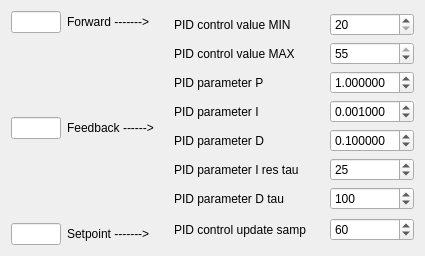
   <widget class="QWidget" name="layoutWidget">
    <property name="geometry">
     <rect>
      <x>850</x>
      <y>370</y>
      <width>425</width>
      <height>256</height>
     </rect>
    </property>
    <layout class="QHBoxLayout" name="horizontalLayout_58">
     <item>
      <layout class="QVBoxLayout" name="verticalLayout_10">
       <item>
        <layout class="QHBoxLayout" name="horizontalLayout_55">
         <item>
          <widget class="QLineEdit" name="lineEdit_forward_2">
           <property name="maximumSize">
            <size>
             <width>50</width>
             <height>16777215</height>
            </size>
           </property>
          </widget>
         </item>
         <item>
          <widget class="QLabel" name="label_70">
           <property name="text">
            <string>Forward -------&gt;</string>
           </property>
          </widget>
         </item>
        </layout>
       </item>
       <item>
        <spacer name="verticalSpacer_2">
         <property name="orientation">
          <enum>Qt::Vertical</enum>
         </property>
         <property name="sizeHint" stdset="0">
          <size>
           <width>20</width>
           <height>40</height>
          </size>
         </property>
        </spacer>
       </item>
       <item>
        <layout class="QHBoxLayout" name="horizontalLayout_56">
         <item>
          <widget class="QLineEdit" name="lineEdit_feedback">
           <property name="maximumSize">
            <size>
             <width>50</width>
             <height>16777215</height>
            </size>
           </property>
          </widget>
         </item>
         <item>
          <widget class="QLabel" name="label_69">
           <property name="text">
            <string>Feedback ------&gt;</string>
           </property>
          </widget>
         </item>
        </layout>
       </item>
       <item>
        <spacer name="verticalSpacer">
         <property name="orientation">
          <enum>Qt::Vertical</enum>
         </property>
         <property name="sizeHint" stdset="0">
          <size>
           <width>20</width>
           <height>40</height>
          </size>
         </property>
        </spacer>
       </item>
       <item>
        <layout class="QHBoxLayout" name="horizontalLayout_57">
         <item>
          <widget class="QLineEdit" name="lineEdit_setpoint">
           <property name="maximumSize">
            <size>
             <width>50</width>
             <height>16777215</height>
            </size>
           </property>
          </widget>
         </item>
         <item>
          <widget class="QLabel" name="label_68">
           <property name="text">
            <string>Setpoint -------&gt;</string>
           </property>
          </widget>
         </item>
        </layout>
       </item>
      </layout>
     </item>
     <item>
      <layout class="QVBoxLayout" name="verticalLayout_9">
       <item>
        <layout class="QVBoxLayout" name="verticalLayout_5">
         <item>
          <layout class="QHBoxLayout" name="horizontalLayout_41">
           <item>
            <widget class="QLabel" name="label_57">
             <property name="minimumSize">
              <size>
               <width>150</width>
               <height>0</height>
              </size>
             </property>
             <property name="text">
              <string>PID control value MIN</string>
             </property>
            </widget>
           </item>
           <item>
            <widget class="QSpinBox" name="spinBox_pid_cvl">
             <property name="minimum">
              <number>20</number>
             </property>
             <property name="maximum">
              <number>55</number>
             </property>
             <property name="value">
              <number>20</number>
             </property>
            </widget>
           </item>
          </layout>
         </item>
         <item>
          <layout class="QHBoxLayout" name="horizontalLayout_42">
           <item>
            <widget class="QLabel" name="label_58">
             <property name="minimumSize">
              <size>
               <width>150</width>
               <height>0</height>
              </size>
             </property>
             <property name="text">
              <string>PID control value MAX</string>
             </property>
            </widget>
           </item>
           <item>
            <widget class="QSpinBox" name="spinBox_pid_cvu">
             <property name="minimum">
              <number>20</number>
             </property>
             <property name="maximum">
              <number>55</number>
             </property>
             <property name="value">
              <number>55</number>
             </property>
            </widget>
           </item>
          </layout>
         </item>
         <item>
          <layout class="QHBoxLayout" name="horizontalLayout_43">
           <item>
            <widget class="QLabel" name="label_59">
             <property name="minimumSize">
              <size>
               <width>150</width>
               <height>0</height>
              </size>
             </property>
             <property name="text">
              <string>PID parameter P</string>
             </property>
            </widget>
           </item>
           <item>
            <widget class="QDoubleSpinBox" name="doubleSpinBox_pid_p">
             <property name="decimals">
              <number>6</number>
             </property>
             <property name="value">
              <double>1.000000000000000</double>
             </property>
            </widget>
           </item>
          </layout>
         </item>
         <item>
          <layout class="QHBoxLayout" name="horizontalLayout_44">
           <item>
            <widget class="QLabel" name="label_60">
             <property name="minimumSize">
              <size>
               <width>150</width>
               <height>0</height>
              </size>
             </property>
             <property name="text">
              <string>PID parameter I</string>
             </property>
            </widget>
           </item>
           <item>
            <widget class="QDoubleSpinBox" name="doubleSpinBox_pid_i">
             <property name="decimals">
              <number>6</number>
             </property>
             <property name="value">
              <double>0.001000000000000</double>
             </property>
            </widget>
           </item>
          </layout>
         </item>
         <item>
          <layout class="QHBoxLayout" name="horizontalLayout_45">
           <item>
            <widget class="QLabel" name="label_61">
             <property name="minimumSize">
              <size>
               <width>150</width>
               <height>0</height>
              </size>
             </property>
             <property name="text">
              <string>PID parameter D</string>
             </property>
            </widget>
           </item>
           <item>
            <widget class="QDoubleSpinBox" name="doubleSpinBox_pid_d">
             <property name="decimals">
              <number>6</number>
             </property>
             <property name="value">
              <double>0.100000000000000</double>
             </property>
            </widget>
           </item>
          </layout>
         </item>
         <item>
          <layout class="QHBoxLayout" name="horizontalLayout_46">
           <item>
            <widget class="QLabel" name="label_62">
             <property name="minimumSize">
              <size>
               <width>150</width>
               <height>0</height>
              </size>
             </property>
             <property name="text">
              <string>PID parameter I res tau</string>
             </property>
            </widget>
           </item>
           <item>
            <widget class="QSpinBox" name="spinBox_pid_reset_tau">
             <property name="minimum">
              <number>1</number>
             </property>
             <property name="maximum">
              <number>10000</number>
             </property>
             <property name="value">
              <number>25</number>
             </property>
            </widget>
           </item>
          </layout>
         </item>
         <item>
          <layout class="QHBoxLayout" name="horizontalLayout_47">
           <item>
            <widget class="QLabel" name="label_63">
             <property name="minimumSize">
              <size>
               <width>150</width>
               <height>0</height>
              </size>
             </property>
             <property name="text">
              <string>PID parameter D tau</string>
             </property>
            </widget>
           </item>
           <item>
            <widget class="QSpinBox" name="spinBox_pid_d_tau">
             <property name="minimum">
              <number>1</number>
             </property>
             <property name="maximum">
              <number>10000</number>
             </property>
             <property name="value">
              <number>100</number>
             </property>
            </widget>
           </item>
          </layout>
         </item>
        </layout>
       </item>
       <item>
        <layout class="QHBoxLayout" name="horizontalLayout_49">
         <item>
          <widget class="QLabel" name="label_65">
           <property name="minimumSize">
            <size>
             <width>150</width>
             <height>0</height>
            </size>
           </property>
           <property name="text">
            <string>PID control update samp</string>
           </property>
          </widget>
         </item>
         <item>
          <widget class="QSpinBox" name="spinBox_pid_control_samp">
           <property name="minimum">
            <number>1</number>
           </property>
           <property name="maximum">
            <number>1000</number>
           </property>
           <property name="value">
            <number>60</number>
           </property>
          </widget>
         </item>
        </layout>
       </item>
      </layout>
     </item>
    </layout>
   </widget>
